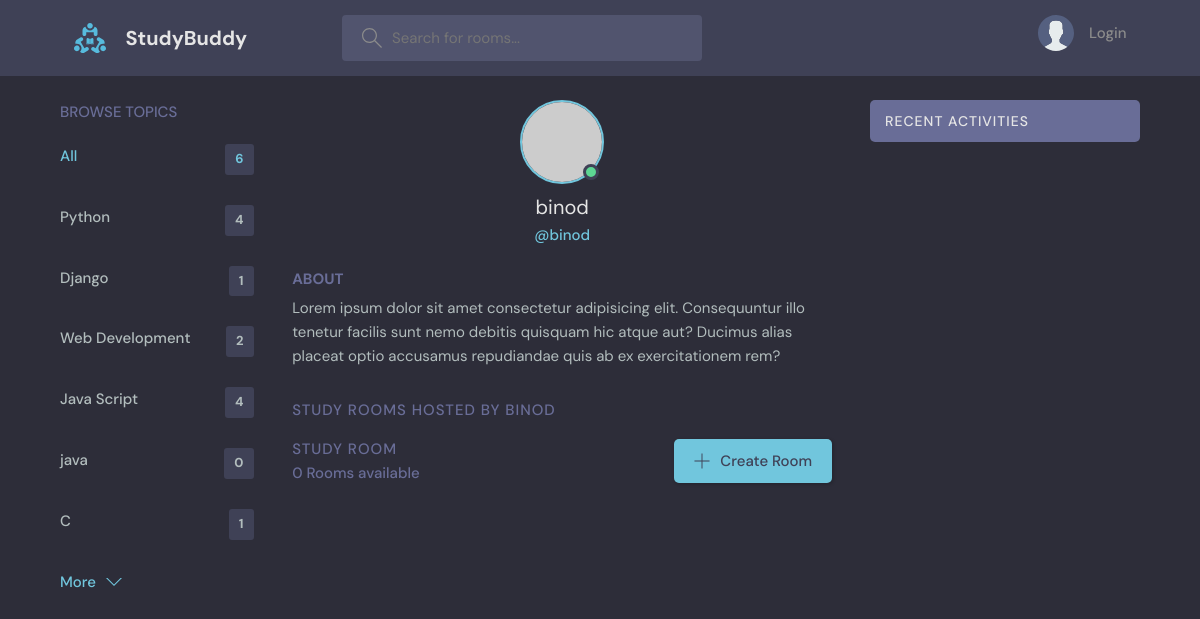
Screenshot of /profile/5/ with the database file from the repository.
### base/models.py (models this page shows, shortened)
class Topic(models.Model):
    name = models.CharField(max_length=200)

### base/views.py (the view)
# urls.py: path('profile/<str:pk>/', views.userProfile, name="profile"),
def userProfile(request, pk):
    user = User.objects.get(id=pk)
    rooms = user.room_set.all()
    room_messages = user.message_set.all()
    topics = Topic.objects.all()
    context = {'user': user, 'room_messages': room_messages, 'topics': topics, 'rooms': rooms}
    return render(request, 'base/profile.html', context)

### base/templates/base/profile.html (shortened to what this page needs)
{% extends 'main.html' %}
{% block content %}
<main class="profile-page layout layout--3">
    <div class="container">
      {% include 'base/topics_components.html' %}
      <div class="roomList">
        <div class="profile">
          <div class="profile__avatar">
            <div class="avatar avatar--large active">
              <img src="https://randomuser.me/api/portraits/men/11.jpg" />
            </div>
          </div>
          <div class="profile__info">
            <h3>{{user.username}}</h3>
            <p>@{{user}}</p>
          </div>
          <div class="profile__about">
            <h3>About</h3>
            <p>
              Lorem ipsum dolor sit amet consectetur adipisicing elit. Consequuntur illo tenetur
              facilis sunt nemo debitis quisquam hic atque aut? Ducimus alias placeat optio
              accusamus repudiandae quis ab ex exercitationem rem?
            </p>
          </div>
        </div>
        <div class="roomList__header">
          <div>
            <h2>Study Rooms Hosted by {{user.username}}</a>
            </h2>
          </div>
        </div>
        {% include 'base/feed_components.html' %}
      </div>
      {% include "base/activity-component.html" %}
    </div>
</main>
{% endblock content%}

### base/templates/base/topics_components.html
        <div class="topics">
          <div class="topics__header">
            <h2>Browse Topics</h2>
          </div>
          <ul class="topics__list">
            <li>
              <a href="{% url 'home'%}" class="active">All <span>{{topics.count}}</span></a>
            </li>
            {% for topic in topics %}
            <li>
              <a href="{% url 'home' %}?q={{topic.name}}">{{topic.name}}<span>{{topic.room_set.all.count}}</span></a>
            </li>
            {% endfor %}
          </ul>
          <a class="btn btn--link" href="topics.html">
            More
            <svg version="1.1" xmlns="http://www.w3.org/2000/svg" width="32" height="32" viewBox="0 0 32 32">
              <title>chevron-down</title>
              <path d="M16 21l-13-13h-3l16 16 16-16h-3l-13 13z"></path>
            </svg>
          </a>
        </div>

### base/templates/base/feed_components.html (shortened to what this page needs)
        <div class="roomList">
          <div class="roomList__header">
            <div>
              <h2>Study Room</h2>
              <p>{{rooms.count}} Rooms available</p>
            </div>
            <a class="btn btn--main" href="{% url 'create-room' %}">
              <svg version="1.1" xmlns="http://www.w3.org/2000/svg" width="32" height="32" viewBox="0 0 32 32">
                <title>add</title>
                <path
                  d="M16.943 0.943h-1.885v14.115h-14.115v1.885h14.115v14.115h1.885v-14.115h14.115v-1.885h-14.115v-14.115z"
                ></path>
              </svg>
              Create Room
            </a>
          </div>
        </div>

### static/styles/style.css (style rules this page uses)
:root { --color-main: #71c6dd; --color-main-light: #e1f6fb; --color-dark: #3f4156; --color-dark-medium: #51546e; --color-dark-light: #696d97; --color-light: #e5e5e5; --color-gray: #8b8b8b; --color-light-gray: #b2bdbd; --color-bg: #2d2d39; --color-success: #5dd693; --color-error: #fc4b0b; }
* { font-family: "DM Sans", -apple-system, BlinkMacSystemFont, "Segoe UI", Roboto, Oxygen, Ubuntu, Cantarell, "Open Sans", "Helvetica Neue", sans-serif; margin: 0; padding: 0; box-sizing: border-box; text-rendering: optimizeLegibility; font-size: inherit; }
html { font-size: 56.25%; }
@media only screen and (min-width: 1200px) { html { font-size: 62.5%; } }
body { line-height: 1.6; font-weight: 400; font-size: 1.5rem; color: var(--color-light-gray); background-color: var(--color-bg); min-height: 100vh; }
img { width: 100%; }
a { display: inline-block; color: var(--color-main); text-decoration: none; }
.container { max-width: 120rem; width: 90%; margin: auto; }
.btn { background-color: transparent; border: none; display: inline-flex; align-items: center; gap: 1rem; cursor: pointer; transition: all ease-in-out 0.3s; padding: 1rem 2rem; border-radius: 5px; box-shadow: 1px 1px 3px 1px rgba(0, 0, 0, 0.15); font-weight: 500; }
.btn--link { border-radius: 0; padding: 0; color: var(--color-main); box-shadow: none; }
.btn--main { background-color: var(--color-main); color: var(--color-dark); }
.btn > svg { fill: currentColor; width: 1.6rem; height: 1.6rem; }
.avatar { position: relative; display: inline-block; border-radius: 50%; border: 2px solid var(--color-main); }
.avatar img { display: block; border-radius: 50%; object-fit: cover; object-position: center; }
.avatar::after { content: ""; display: block; position: absolute; background-color: var(--color-gray); z-index: 111; border-radius: 50%; border: 0.3rem solid var(--color-dark); }
.avatar.active::after { background-color: var(--color-success); }
.avatar.avatar--large img { display: block; width: 8rem; height: 8rem; border-radius: 50%; }
.avatar.avatar--large:after { width: 1rem; height: 1rem; bottom: 2px; right: 3.5px; }
.layout { margin-top: 2.4rem; }
.layout > .container { display: flex; justify-content: space-between; align-items: flex-start; }
.layout--3 > .container > div:first-child { flex-basis: 18%; max-width: 22.5rem; }
.layout--3 > .container > div:nth-child(2) { flex-basis: 50%; }
.topics__header { margin-bottom: 2rem; }
.topics__header h2 { text-transform: uppercase; font-weight: 500; color: var(--color-dark-light); }
.topics__list { list-style: none; }
.topics__list li a { display: flex; justify-content: space-between; margin-bottom: 3rem; font-weight: 500; color: var(--color-light-gray); transition: all 0.3s ease-in-out; }
.topics__list li a.active, .topics__list li a:hover { color: var(--color-main); }
.topics__list li a span { padding: 0.5rem 1rem; background-color: var(--color-dark); border-radius: 3px; font-size: 1.3rem; font-weight: 700; letter-spacing: 1px; }
.roomList__header { display: flex; justify-content: space-between; align-items: center; margin-bottom: 2.4rem; }
.roomList__header h2 { text-transform: uppercase; font-weight: 500; color: var(--color-light); letter-spacing: 1px; }
.roomList__header p { font-weight: 500; color: var(--color-dark-light); }
.profile { margin-bottom: 3rem; }
.profile__avatar { text-align: center; }
.profile__info { text-align: center; }
.profile__info h3 { font-size: 2rem; color: var(--color-light); font-weight: 400; }
.profile__info p { color: var(--color-main); font-weight: 500; margin-bottom: 1rem; }
.profile__about { margin-top: 2rem; }
.profile__about h3 { text-transform: uppercase; color: var(--color-dark-light); margin-bottom: 0.5rem; }
.profile-page .roomList__header { margin-bottom: 1.5rem; }
.profile-page .roomList__header h2 { color: var(--color-dark-light); }

### rows the page displays
Topic: name "Python", room_set.all.count "4"
Topic: name "Django", room_set.all.count "1"
Topic: name "Web Development", room_set.all.count "2"
Topic: name "Java Script", room_set.all.count "4"
Topic: name "java", room_set.all.count "0"
Topic: name "C", room_set.all.count "1"

### other values shown
{{ topics.count }} "6"
{{ user.username }} "binod"
{{ user }} "binod"
{{ user.username }} "BINOD"
{{ rooms.count }} "0"
